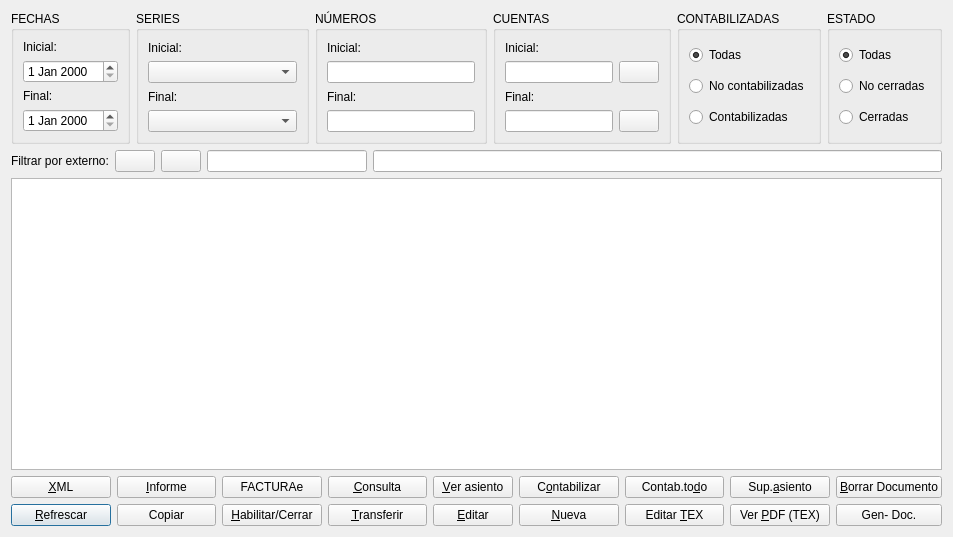
<?xml version="1.0" encoding="UTF-8"?>
<ui version="4.0">
 <class>facturas</class>
 <widget class="QDialog" name="facturas">
  <property name="geometry">
   <rect>
    <x>0</x>
    <y>0</y>
    <width>953</width>
    <height>537</height>
   </rect>
  </property>
  <property name="windowTitle">
   <string>DOCUMENTOS</string>
  </property>
  <layout class="QVBoxLayout" name="verticalLayout_6">
   <item>
    <layout class="QHBoxLayout" name="horizontalLayout">
     <item>
      <widget class="QGroupBox" name="groupBox">
       <property name="title">
        <string>FECHAS</string>
       </property>
       <layout class="QVBoxLayout" name="verticalLayout">
        <item>
         <widget class="QLabel" name="label">
          <property name="text">
           <string>Inicial:</string>
          </property>
         </widget>
        </item>
        <item>
         <widget class="QDateEdit" name="inicialdateEdit"/>
        </item>
        <item>
         <widget class="QLabel" name="label_2">
          <property name="text">
           <string>Final:</string>
          </property>
         </widget>
        </item>
        <item>
         <widget class="QDateEdit" name="finaldateEdit"/>
        </item>
       </layout>
      </widget>
     </item>
     <item>
      <widget class="QGroupBox" name="groupBox_2">
       <property name="title">
        <string>SERIES</string>
       </property>
       <layout class="QVBoxLayout" name="verticalLayout_2">
        <item>
         <widget class="QLabel" name="label_3">
          <property name="text">
           <string>Inicial:</string>
          </property>
         </widget>
        </item>
        <item>
         <widget class="QComboBox" name="serieinicialcomboBox">
          <property name="sizePolicy">
           <sizepolicy hsizetype="Expanding" vsizetype="Fixed">
            <horstretch>0</horstretch>
            <verstretch>0</verstretch>
           </sizepolicy>
          </property>
         </widget>
        </item>
        <item>
         <widget class="QLabel" name="label_4">
          <property name="text">
           <string>Final:</string>
          </property>
         </widget>
        </item>
        <item>
         <widget class="QComboBox" name="seriefinalcomboBox">
          <property name="sizePolicy">
           <sizepolicy hsizetype="Expanding" vsizetype="Fixed">
            <horstretch>0</horstretch>
            <verstretch>0</verstretch>
           </sizepolicy>
          </property>
         </widget>
        </item>
       </layout>
      </widget>
     </item>
     <item>
      <widget class="QGroupBox" name="groupBox_3">
       <property name="title">
        <string>NÚMEROS</string>
       </property>
       <layout class="QVBoxLayout" name="verticalLayout_3">
        <item>
         <widget class="QLabel" name="label_5">
          <property name="text">
           <string>Inicial:</string>
          </property>
         </widget>
        </item>
        <item>
         <widget class="QLineEdit" name="numiniciallineEdit"/>
        </item>
        <item>
         <widget class="QLabel" name="label_6">
          <property name="text">
           <string>Final:</string>
          </property>
         </widget>
        </item>
        <item>
         <widget class="QLineEdit" name="numfinallineEdit"/>
        </item>
       </layout>
      </widget>
     </item>
     <item>
      <widget class="QGroupBox" name="groupBox_4">
       <property name="minimumSize">
        <size>
         <width>0</width>
         <height>0</height>
        </size>
       </property>
       <property name="title">
        <string>CUENTAS</string>
       </property>
       <layout class="QVBoxLayout" name="verticalLayout_4">
        <item>
         <widget class="QLabel" name="label_7">
          <property name="text">
           <string>Inicial:</string>
          </property>
         </widget>
        </item>
        <item>
         <layout class="QHBoxLayout" name="horizontalLayout_3">
          <item>
           <widget class="QLineEdit" name="cuentainilineEdit"/>
          </item>
          <item>
           <widget class="QPushButton" name="cuenta_inicial_pushButton_2">
            <property name="toolTip">
             <string>Buscar externo</string>
            </property>
            <property name="text">
             <string/>
            </property>
            <property name="icon">
             <iconset resource="../keme.qrc">
              <normaloff>:/iconos/graf/xmag.png</normaloff>:/iconos/graf/xmag.png</iconset>
            </property>
           </widget>
          </item>
         </layout>
        </item>
        <item>
         <widget class="QLabel" name="label_8">
          <property name="text">
           <string>Final:</string>
          </property>
         </widget>
        </item>
        <item>
         <layout class="QHBoxLayout" name="horizontalLayout_4">
          <item>
           <widget class="QLineEdit" name="cuentafinlineEdit"/>
          </item>
          <item>
           <widget class="QPushButton" name="cuenta_final_pushButton">
            <property name="toolTip">
             <string>Buscar externo</string>
            </property>
            <property name="text">
             <string/>
            </property>
            <property name="icon">
             <iconset resource="../keme.qrc">
              <normaloff>:/iconos/graf/xmag.png</normaloff>:/iconos/graf/xmag.png</iconset>
            </property>
           </widget>
          </item>
         </layout>
        </item>
       </layout>
      </widget>
     </item>
     <item>
      <widget class="QGroupBox" name="groupBox_5">
       <property name="title">
        <string>CONTABILIZADAS</string>
       </property>
       <layout class="QVBoxLayout" name="verticalLayout_5">
        <item>
         <widget class="QRadioButton" name="todasradioButton">
          <property name="text">
           <string>Todas</string>
          </property>
          <property name="checked">
           <bool>true</bool>
          </property>
         </widget>
        </item>
        <item>
         <widget class="QRadioButton" name="nocontaradioButton">
          <property name="text">
           <string>No contabilizadas</string>
          </property>
         </widget>
        </item>
        <item>
         <widget class="QRadioButton" name="contaradioButton">
          <property name="text">
           <string>Contabilizadas</string>
          </property>
         </widget>
        </item>
       </layout>
      </widget>
     </item>
     <item>
      <widget class="QGroupBox" name="estado_groupBox">
       <property name="title">
        <string>ESTADO</string>
       </property>
       <layout class="QVBoxLayout" name="verticalLayout_7">
        <item>
         <widget class="QRadioButton" name="estado_todas_radioButton">
          <property name="text">
           <string>Todas</string>
          </property>
          <property name="checked">
           <bool>true</bool>
          </property>
         </widget>
        </item>
        <item>
         <widget class="QRadioButton" name="no_cerradas_radioButton">
          <property name="text">
           <string>No cerradas</string>
          </property>
         </widget>
        </item>
        <item>
         <widget class="QRadioButton" name="cerradas_radioButton">
          <property name="text">
           <string>Cerradas</string>
          </property>
         </widget>
        </item>
       </layout>
      </widget>
     </item>
    </layout>
   </item>
   <item>
    <layout class="QHBoxLayout" name="horizontalLayout_2">
     <item>
      <widget class="QLabel" name="label_9">
       <property name="text">
        <string>Filtrar por externo:</string>
       </property>
      </widget>
     </item>
     <item>
      <widget class="QPushButton" name="busca_externo_pushButton">
       <property name="toolTip">
        <string>Buscar externo</string>
       </property>
       <property name="text">
        <string/>
       </property>
       <property name="icon">
        <iconset resource="../keme.qrc">
         <normaloff>:/iconos/graf/xmag.png</normaloff>:/iconos/graf/xmag.png</iconset>
       </property>
      </widget>
     </item>
     <item>
      <widget class="QPushButton" name="quita_externo_pushButton">
       <property name="toolTip">
        <string>Borrar contenido campo</string>
       </property>
       <property name="text">
        <string/>
       </property>
       <property name="icon">
        <iconset resource="../keme.qrc">
         <normaloff>:/iconos/graf/borraelem.png</normaloff>:/iconos/graf/borraelem.png</iconset>
       </property>
      </widget>
     </item>
     <item>
      <widget class="QLineEdit" name="externo_lineEdit">
       <property name="maximumSize">
        <size>
         <width>160</width>
         <height>16777215</height>
        </size>
       </property>
      </widget>
     </item>
     <item>
      <widget class="QLineEdit" name="descrip_externo_lineEdit">
       <property name="readOnly">
        <bool>true</bool>
       </property>
      </widget>
     </item>
    </layout>
   </item>
   <item>
    <widget class="QTableView" name="facstableView"/>
   </item>
   <item>
    <layout class="QGridLayout" name="gridLayout">
     <item row="0" column="2">
      <widget class="QPushButton" name="informepushButton">
       <property name="text">
        <string>&amp;Informe</string>
       </property>
       <property name="icon">
        <iconset resource="../keme.qrc">
         <normaloff>:/iconos/graf/ghostview.xpm</normaloff>:/iconos/graf/ghostview.xpm</iconset>
       </property>
      </widget>
     </item>
     <item row="1" column="4">
      <widget class="QPushButton" name="transferirpushButton">
       <property name="text">
        <string>&amp;Transferir</string>
       </property>
       <property name="icon">
        <iconset resource="../keme.qrc">
         <normaloff>:/iconos/graf/despues.png</normaloff>:/iconos/graf/despues.png</iconset>
       </property>
      </widget>
     </item>
     <item row="0" column="8">
      <widget class="QPushButton" name="borra_asientopushButton">
       <property name="text">
        <string>Sup.&amp;asiento</string>
       </property>
       <property name="icon">
        <iconset resource="../keme.qrc">
         <normaloff>:/iconos/graf/borraelem.png</normaloff>:/iconos/graf/borraelem.png</iconset>
       </property>
      </widget>
     </item>
     <item row="1" column="9">
      <widget class="QPushButton" name="imp_documento_pushButton">
       <property name="text">
        <string>Gen- Doc.</string>
       </property>
       <property name="icon">
        <iconset resource="../keme.qrc">
         <normaloff>:/iconos/graf/printer.png</normaloff>:/iconos/graf/printer.png</iconset>
       </property>
      </widget>
     </item>
     <item row="0" column="5">
      <widget class="QPushButton" name="verasientopushButton">
       <property name="sizePolicy">
        <sizepolicy hsizetype="Fixed" vsizetype="Fixed">
         <horstretch>0</horstretch>
         <verstretch>0</verstretch>
        </sizepolicy>
       </property>
       <property name="text">
        <string>&amp;Ver asiento</string>
       </property>
       <property name="icon">
        <iconset resource="../keme.qrc">
         <normaloff>:/iconos/graf/edit-find-mail.png</normaloff>:/iconos/graf/edit-find-mail.png</iconset>
       </property>
      </widget>
     </item>
     <item row="1" column="7">
      <widget class="QPushButton" name="edtexpushButton">
       <property name="text">
        <string>Editar &amp;TEX</string>
       </property>
       <property name="icon">
        <iconset resource="../keme.qrc">
         <normaloff>:/iconos/graf/tex.png</normaloff>:/iconos/graf/tex.png</iconset>
       </property>
      </widget>
     </item>
     <item row="0" column="6">
      <widget class="QPushButton" name="contabilizarpushButton">
       <property name="text">
        <string>C&amp;ontabilizar</string>
       </property>
       <property name="icon">
        <iconset resource="../keme.qrc">
         <normaloff>:/iconos/graf/system-file-manager.png</normaloff>:/iconos/graf/system-file-manager.png</iconset>
       </property>
      </widget>
     </item>
     <item row="0" column="3">
      <widget class="QPushButton" name="facturae_pushButton">
       <property name="text">
        <string>FACTURAe</string>
       </property>
       <property name="icon">
        <iconset resource="../keme.qrc">
         <normaloff>:/iconos/graf/facturae_logo.png</normaloff>:/iconos/graf/facturae_logo.png</iconset>
       </property>
      </widget>
     </item>
     <item row="1" column="5">
      <widget class="QPushButton" name="editarpushButton">
       <property name="text">
        <string>&amp;Editar</string>
       </property>
       <property name="icon">
        <iconset resource="../keme.qrc">
         <normaloff>:/iconos/graf/lapiz.xpm</normaloff>:/iconos/graf/lapiz.xpm</iconset>
       </property>
      </widget>
     </item>
     <item row="0" column="9">
      <widget class="QPushButton" name="borrarpushButton">
       <property name="text">
        <string>&amp;Borrar Documento</string>
       </property>
       <property name="icon">
        <iconset resource="../keme.qrc">
         <normaloff>:/iconos/graf/borrar.png</normaloff>:/iconos/graf/borrar.png</iconset>
       </property>
      </widget>
     </item>
     <item row="1" column="8">
      <widget class="QPushButton" name="imprimirpushButton">
       <property name="text">
        <string>Ver &amp;PDF (TEX)</string>
       </property>
       <property name="icon">
        <iconset resource="../keme.qrc">
         <normaloff>:/iconos/graf/pdf-icon.png</normaloff>:/iconos/graf/pdf-icon.png</iconset>
       </property>
      </widget>
     </item>
     <item row="0" column="4">
      <widget class="QPushButton" name="consultapushButton">
       <property name="text">
        <string>&amp;Consulta</string>
       </property>
       <property name="icon">
        <iconset resource="../keme.qrc">
         <normaloff>:/iconos/graf/xmag.png</normaloff>:/iconos/graf/xmag.png</iconset>
       </property>
      </widget>
     </item>
     <item row="1" column="6">
      <widget class="QPushButton" name="nuevapushButton">
       <property name="text">
        <string>&amp;Nueva</string>
       </property>
       <property name="icon">
        <iconset resource="../keme.qrc">
         <normaloff>:/iconos/graf/Files-New-File-icon.png</normaloff>:/iconos/graf/Files-New-File-icon.png</iconset>
       </property>
      </widget>
     </item>
     <item row="1" column="3">
      <widget class="QPushButton" name="habilitar_doc_pushButton">
       <property name="text">
        <string>&amp;Habilitar/Cerrar</string>
       </property>
       <property name="icon">
        <iconset resource="../keme.qrc">
         <normaloff>:/iconos/graf/fileopen.png</normaloff>:/iconos/graf/fileopen.png</iconset>
       </property>
      </widget>
     </item>
     <item row="1" column="0">
      <widget class="QPushButton" name="refrescarpushButton">
       <property name="text">
        <string>&amp;Refrescar</string>
       </property>
       <property name="icon">
        <iconset resource="../keme.qrc">
         <normaloff>:/iconos/graf/refresh.xpm</normaloff>:/iconos/graf/refresh.xpm</iconset>
       </property>
       <property name="default">
        <bool>true</bool>
       </property>
      </widget>
     </item>
     <item row="0" column="7">
      <widget class="QPushButton" name="conttodopushButton">
       <property name="text">
        <string>Contab.to&amp;do</string>
       </property>
       <property name="icon">
        <iconset resource="../keme.qrc">
         <normaloff>:/iconos/graf/run-build.png</normaloff>:/iconos/graf/run-build.png</iconset>
       </property>
      </widget>
     </item>
     <item row="0" column="0">
      <widget class="QPushButton" name="xmlpushButton">
       <property name="text">
        <string>&amp;XML</string>
       </property>
       <property name="icon">
        <iconset resource="../keme.qrc">
         <normaloff>:/iconos/graf/XML.png</normaloff>:/iconos/graf/XML.png</iconset>
       </property>
      </widget>
     </item>
     <item row="1" column="2">
      <widget class="QPushButton" name="copia_informe_pushButton">
       <property name="text">
        <string>Copiar</string>
       </property>
       <property name="icon">
        <iconset resource="../keme.qrc">
         <normaloff>:/iconos/graf/copiar.png</normaloff>:/iconos/graf/copiar.png</iconset>
       </property>
      </widget>
     </item>
    </layout>
   </item>
  </layout>
 </widget>
 <tabstops>
  <tabstop>facstableView</tabstop>
  <tabstop>inicialdateEdit</tabstop>
  <tabstop>finaldateEdit</tabstop>
  <tabstop>serieinicialcomboBox</tabstop>
  <tabstop>seriefinalcomboBox</tabstop>
  <tabstop>numiniciallineEdit</tabstop>
  <tabstop>numfinallineEdit</tabstop>
  <tabstop>cuentainilineEdit</tabstop>
  <tabstop>cuenta_inicial_pushButton_2</tabstop>
  <tabstop>cuentafinlineEdit</tabstop>
  <tabstop>cuenta_final_pushButton</tabstop>
  <tabstop>todasradioButton</tabstop>
  <tabstop>nocontaradioButton</tabstop>
  <tabstop>contaradioButton</tabstop>
  <tabstop>estado_todas_radioButton</tabstop>
  <tabstop>no_cerradas_radioButton</tabstop>
  <tabstop>cerradas_radioButton</tabstop>
  <tabstop>busca_externo_pushButton</tabstop>
  <tabstop>quita_externo_pushButton</tabstop>
  <tabstop>externo_lineEdit</tabstop>
  <tabstop>descrip_externo_lineEdit</tabstop>
  <tabstop>xmlpushButton</tabstop>
  <tabstop>informepushButton</tabstop>
  <tabstop>facturae_pushButton</tabstop>
  <tabstop>consultapushButton</tabstop>
  <tabstop>verasientopushButton</tabstop>
  <tabstop>contabilizarpushButton</tabstop>
  <tabstop>conttodopushButton</tabstop>
  <tabstop>borra_asientopushButton</tabstop>
  <tabstop>borrarpushButton</tabstop>
  <tabstop>refrescarpushButton</tabstop>
  <tabstop>copia_informe_pushButton</tabstop>
  <tabstop>habilitar_doc_pushButton</tabstop>
  <tabstop>transferirpushButton</tabstop>
  <tabstop>editarpushButton</tabstop>
  <tabstop>nuevapushButton</tabstop>
  <tabstop>edtexpushButton</tabstop>
  <tabstop>imprimirpushButton</tabstop>
  <tabstop>imp_documento_pushButton</tabstop>
 </tabstops>
 <resources>
  <include location="../keme.qrc"/>
 </resources>
 <connections/>
</ui>
